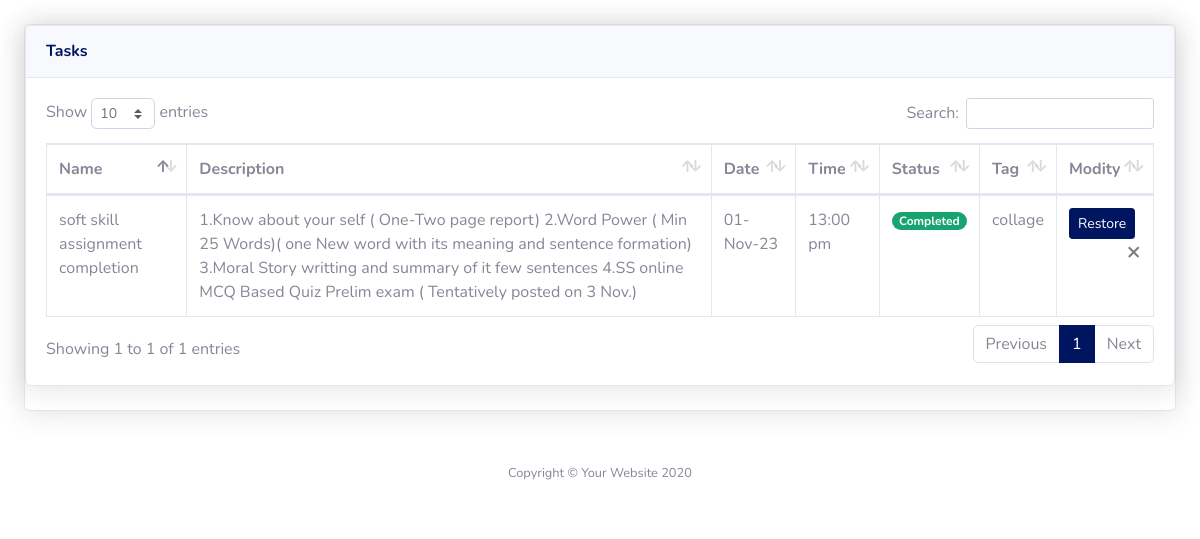
/admin/components/todo-list/complete-todo.php (signed in), run on an earlier commit of the app's database.
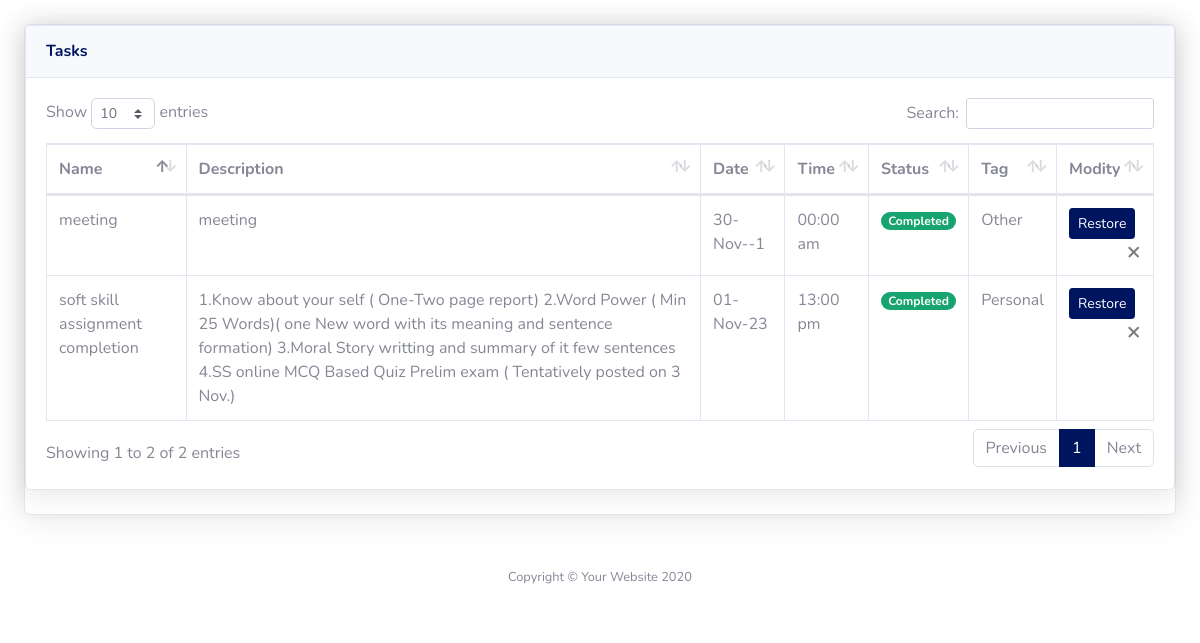
And on a later commit of the database.
### tables this page shows
CREATE TABLE `todo` (
  `id` int(11) NOT NULL,
  `name` varchar(40) NOT NULL,
  `disc` varchar(500) NOT NULL,
  `tag` varchar(30) NOT NULL,
  `type` int(11) NOT NULL DEFAULT 4,
  `status` int(11) NOT NULL DEFAULT 0,
  `trash` int(11) NOT NULL DEFAULT 0,
  `created` date NOT NULL,
  `time` time NOT NULL,
  `fk_user` int(11) NOT NULL,
  `fk_goal` int(11) NOT NULL
);

### conn.php (called while the page is built)
<?php
 function sql_query($sql){
    $conn=mysqli_connect("localhost","root","","PPP");
    if ($conn->connect_error) {
        die("Connection failure: "
            . $conn->connect_error);
    } else{
        return mysqli_query($conn,$sql);
    }
 }
?>

### admin/components/todo-list/complete-todo.php (the view, shortened to what the changed rows need)
<?php
    include "../../../conn.php";
    $id=$_SESSION['id'];
?>
<!DOCTYPE html>
<html lang="en">
<head>
    <link href="/Personal-Productivity-Planner/admin/vendor/fontawesome-free/css/all.min.css" rel="stylesheet"
        type="text/css">
    <link href="/Personal-Productivity-Planner/admin/css/sb-admin-2.min.css" rel="stylesheet">
    <link href="/Personal-Productivity-Planner/admin/vendor/datatables/dataTables.bootstrap4.min.css" rel="stylesheet">
</head>
<body id="page-top">
    <div id="wrapper">
        <div id="content-wrapper" class="d-flex flex-column">
            <div id="content">
                <div class="container-fluid">
                <div class="card shadow mb-4 mt-4">
                    <div class="card shadow mb-4">
                        <div class="card-body">
                            <div class="table-responsive">
                                    <table class="table table-bordered" id="dataTable" width="100%" cellspacing="0">
                                        <thead>
                                            <tr>
                                                <th>Name</th>
                                                <th>Description</th>
                                                <th>Date</th>
                                                <th>Time</th>
                                                <th>Status</th>
                                                <th>Tag</th>
                                                <th>Modity</th>
                                            </tr>
                                        </thead>
                                        <tbody>
                                            <?php
                                            $result=sql_query("SELECT * FROM `todo` WHERE `fk_user`='$id' and `trash`= 0 and `status`=1 ORDER BY `created` ASC");
                                            if (mysqli_num_rows($result) >0) {
                                            while($row = mysqli_fetch_assoc($result)){
                                                $tid=$row['id'];
                                                $date=strtotime($row["created"]);
                                                $strdate=strval(date('d-M-y', $date));
                                                $today=strtotime("now");
                                                $tomorrow=strtotime("tomorrow");
                                                $yesterday=strtotime("yesterday");
                                                $time=strtotime($row["time"]);
                                                $strtime=strval(date('H:i a', $time));
                                                echo '
                                                    <tr>
                                                    <td>'.$row['name'].'</td>
                                                    <td>'.$row['disc'].'</td>
                                                    <td>';
                                                    if(strval(date('d-M-y', $today))==strval(date('d-M-y', $date))){echo "Today";}
                                                    else if(strval(date('d-M-y', $tomorrow))==strval(date('d-M-y', $date))){echo "Tomorrow";}
                                                    else if(strval(date('d-M-y', $yesterday))==strval(date('d-M-y', $date))){echo "Yesterday";}else{echo $strdate;}
                                                echo'</td>
                                                    <td>'.$strtime.'</td>
                                                    <td>';
                                                    if($row['status']==1){echo '<span class="badge badge-pill badge-success mb-2 ">Completed</span>';}else if($row['status']==0 and date('d-M-y', $today)>date('d-M-y', $date)){echo '<span class="badge badge-pill badge-danger mb-2 ">Due</span>';}else{echo '<span class="badge badge-pill badge-warning mb-2 ">Pending</span>';}
                                                echo'</td>
                                                    <td>'.$row['tag'].'</td>
                                                    <td><form action="complete-todo.php" method="POST"><span><button type="submit" name="restore" value="'.$tid.'" class="btn btn-sm btn-primary">Restore</button><button type="submit" name="del-task" value="'.$row['id'].'" class="close" aria-label="Close"><span aria-hidden="true">&times;</span></button></span></form></td>
                                                </tr>';
                                                    }
                                                }
                                            ?>
                                        </tbody>
                                    </table>
                            </div>
                        </div>
                    </div>
                </div>
            </div>
        </div>
</body>
</html>

What changed in the data, as far as the page shows it:
now on this page (row edited): todo: name "meeting", disc "meeting", created "30-Nov--1", time "00:00 am", status "Completed", tag "Other", $tid 12 (drawn), $row['id'] 12 (drawn)
changed todo "soft skill assignment completion": tag "collage" → "Personal"
Also different on the page:
text written by a page script: "Show entries Search: Showing 1 to 1 of 1 entries Previous 1 Next" → "Show entries Search: Showing 1 to 2 of 2 entries Previous 1 Next"
